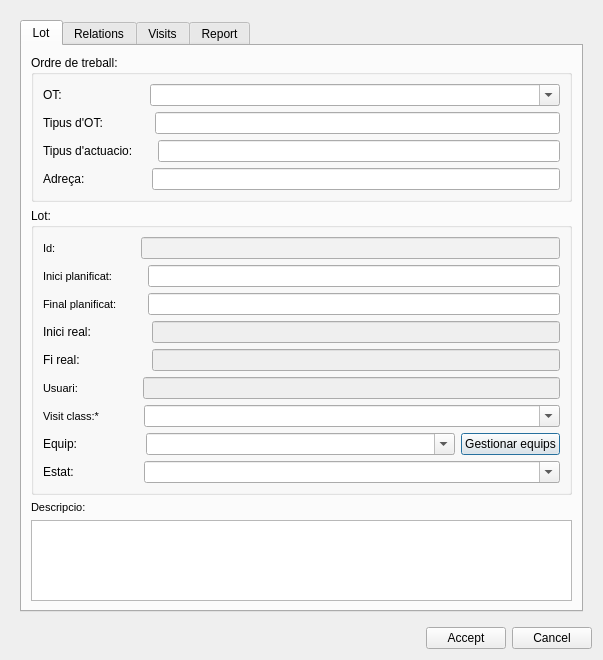
<?xml version="1.0" encoding="UTF-8"?>
<ui version="4.0">
 <class>add_lot</class>
 <widget class="QDialog" name="add_lot">
  <property name="geometry">
   <rect>
    <x>0</x>
    <y>0</y>
    <width>603</width>
    <height>660</height>
   </rect>
  </property>
  <property name="windowTitle">
   <string>Add lot</string>
  </property>
  <layout class="QVBoxLayout" name="verticalLayout_3">
   <item>
    <widget class="QWidget" name="centralwidget" native="true">
     <layout class="QVBoxLayout" name="verticalLayout_2">
      <item>
       <widget class="QTabWidget" name="tab_widget">
        <property name="currentIndex">
         <number>0</number>
        </property>
        <widget class="QWidget" name="LotTab">
         <attribute name="title">
          <string>Lot</string>
         </attribute>
         <layout class="QVBoxLayout" name="verticalLayout" stretch="0,0,0,0">
          <item>
           <widget class="QGroupBox" name="grb_ot">
            <property name="title">
             <string>Ordre de treball:</string>
            </property>
            <layout class="QGridLayout" name="gridLayout">
             <item row="3" column="0">
              <layout class="QHBoxLayout" name="horizontalLayout_5">
               <item>
                <widget class="QLabel" name="label_5">
                 <property name="text">
                  <string>OT:</string>
                 </property>
                </widget>
               </item>
               <item>
                <spacer name="horizontalSpacer_12">
                 <property name="orientation">
                  <enum>Qt::Horizontal</enum>
                 </property>
                 <property name="sizeType">
                  <enum>QSizePolicy::Fixed</enum>
                 </property>
                 <property name="sizeHint" stdset="0">
                  <size>
                   <width>82</width>
                   <height>20</height>
                  </size>
                 </property>
                </spacer>
               </item>
               <item>
                <widget class="QComboBox" name="cmb_ot">
                 <property name="sizePolicy">
                  <sizepolicy hsizetype="Expanding" vsizetype="Fixed">
                   <horstretch>0</horstretch>
                   <verstretch>0</verstretch>
                  </sizepolicy>
                 </property>
                 <property name="editable">
                  <bool>true</bool>
                 </property>
                </widget>
               </item>
              </layout>
             </item>
             <item row="4" column="0">
              <layout class="QHBoxLayout" name="horizontalLayout_17">
               <item>
                <widget class="QLabel" name="label_6">
                 <property name="text">
                  <string>Tipus d'OT:</string>
                 </property>
                </widget>
               </item>
               <item>
                <spacer name="horizontalSpacer_13">
                 <property name="orientation">
                  <enum>Qt::Horizontal</enum>
                 </property>
                 <property name="sizeType">
                  <enum>QSizePolicy::Fixed</enum>
                 </property>
                 <property name="sizeHint" stdset="0">
                  <size>
                   <width>46</width>
                   <height>20</height>
                  </size>
                 </property>
                </spacer>
               </item>
               <item>
                <widget class="QLineEdit" name="txt_ot_type"/>
               </item>
              </layout>
             </item>
             <item row="6" column="0">
              <layout class="QHBoxLayout" name="horizontalLayout_18">
               <item>
                <widget class="QLabel" name="label_7">
                 <property name="text">
                  <string>Adreça:</string>
                 </property>
                </widget>
               </item>
               <item>
                <spacer name="horizontalSpacer_14">
                 <property name="orientation">
                  <enum>Qt::Horizontal</enum>
                 </property>
                 <property name="sizeType">
                  <enum>QSizePolicy::Fixed</enum>
                 </property>
                 <property name="sizeHint" stdset="0">
                  <size>
                   <width>61</width>
                   <height>20</height>
                  </size>
                 </property>
                </spacer>
               </item>
               <item>
                <widget class="QLineEdit" name="txt_ot_address"/>
               </item>
              </layout>
             </item>
             <item row="5" column="0">
              <layout class="QHBoxLayout" name="horizontalLayout_19">
               <item>
                <widget class="QLabel" name="label_8">
                 <property name="text">
                  <string>Tipus d'actuacio:</string>
                 </property>
                </widget>
               </item>
               <item>
                <spacer name="horizontalSpacer_15">
                 <property name="orientation">
                  <enum>Qt::Horizontal</enum>
                 </property>
                 <property name="sizeType">
                  <enum>QSizePolicy::Fixed</enum>
                 </property>
                 <property name="sizeHint" stdset="0">
                  <size>
                   <width>19</width>
                   <height>20</height>
                  </size>
                 </property>
                </spacer>
               </item>
               <item>
                <widget class="QLineEdit" name="txt_wotype_id"/>
               </item>
              </layout>
             </item>
            </layout>
           </widget>
          </item>
          <item>
           <widget class="QGroupBox" name="grb_lot">
            <property name="title">
             <string>Lot:</string>
            </property>
            <layout class="QGridLayout" name="gridLayout_2">
             <item row="5" column="0">
              <layout class="QHBoxLayout" name="horizontalLayout_4" stretch="0,0,1">
               <item>
                <widget class="QLabel" name="label_node_type_5">
                 <property name="font">
                  <font>
                   <pointsize>8</pointsize>
                   <weight>50</weight>
                   <bold>false</bold>
                  </font>
                 </property>
                 <property name="frameShape">
                  <enum>QFrame::NoFrame</enum>
                 </property>
                 <property name="frameShadow">
                  <enum>QFrame::Plain</enum>
                 </property>
                 <property name="text">
                  <string>Usuari:</string>
                 </property>
                 <property name="textFormat">
                  <enum>Qt::AutoText</enum>
                 </property>
                 <property name="scaledContents">
                  <bool>false</bool>
                 </property>
                 <property name="alignment">
                  <set>Qt::AlignLeading|Qt::AlignLeft|Qt::AlignVCenter</set>
                 </property>
                 <property name="margin">
                  <number>3</number>
                 </property>
                </widget>
               </item>
               <item>
                <spacer name="horizontalSpacer_5">
                 <property name="orientation">
                  <enum>Qt::Horizontal</enum>
                 </property>
                 <property name="sizeType">
                  <enum>QSizePolicy::Fixed</enum>
                 </property>
                 <property name="sizeHint" stdset="0">
                  <size>
                   <width>59</width>
                   <height>20</height>
                  </size>
                 </property>
                </spacer>
               </item>
               <item>
                <widget class="QLineEdit" name="user_name">
                 <property name="enabled">
                  <bool>false</bool>
                 </property>
                 <property name="frame">
                  <bool>true</bool>
                 </property>
                 <property name="readOnly">
                  <bool>true</bool>
                 </property>
                </widget>
               </item>
              </layout>
             </item>
             <item row="0" column="0">
              <layout class="QHBoxLayout" name="horizontalLayout" stretch="0,0,1">
               <item>
                <widget class="QLabel" name="label_node_type">
                 <property name="font">
                  <font>
                   <pointsize>8</pointsize>
                   <weight>50</weight>
                   <bold>false</bold>
                  </font>
                 </property>
                 <property name="frameShape">
                  <enum>QFrame::NoFrame</enum>
                 </property>
                 <property name="frameShadow">
                  <enum>QFrame::Plain</enum>
                 </property>
                 <property name="text">
                  <string>Id:</string>
                 </property>
                 <property name="textFormat">
                  <enum>Qt::AutoText</enum>
                 </property>
                 <property name="scaledContents">
                  <bool>false</bool>
                 </property>
                 <property name="alignment">
                  <set>Qt::AlignLeading|Qt::AlignLeft|Qt::AlignVCenter</set>
                 </property>
                 <property name="margin">
                  <number>3</number>
                 </property>
                </widget>
               </item>
               <item>
                <spacer name="horizontalSpacer_2">
                 <property name="orientation">
                  <enum>Qt::Horizontal</enum>
                 </property>
                 <property name="sizeType">
                  <enum>QSizePolicy::Fixed</enum>
                 </property>
                 <property name="sizeHint" stdset="0">
                  <size>
                   <width>79</width>
                   <height>20</height>
                  </size>
                 </property>
                </spacer>
               </item>
               <item>
                <widget class="QLineEdit" name="lot_id">
                 <property name="enabled">
                  <bool>true</bool>
                 </property>
                 <property name="styleSheet">
                  <string notr="true">background: rgb(242, 242, 242);
                                                 color: rgb(100, 100, 100)</string>
                 </property>
                 <property name="frame">
                  <bool>true</bool>
                 </property>
                 <property name="readOnly">
                  <bool>true</bool>
                 </property>
                </widget>
               </item>
              </layout>
             </item>
             <item row="8" column="0">
              <layout class="QHBoxLayout" name="horizontalLayout_11" stretch="0,0,1">
               <item>
                <widget class="QLabel" name="label_2">
                 <property name="text">
                  <string>Estat:</string>
                 </property>
                 <property name="margin">
                  <number>3</number>
                 </property>
                </widget>
               </item>
               <item>
                <spacer name="horizontalSpacer_9">
                 <property name="orientation">
                  <enum>Qt::Horizontal</enum>
                 </property>
                 <property name="sizeType">
                  <enum>QSizePolicy::Fixed</enum>
                 </property>
                 <property name="sizeHint" stdset="0">
                  <size>
                   <width>64</width>
                   <height>20</height>
                  </size>
                 </property>
                </spacer>
               </item>
               <item>
                <widget class="QComboBox" name="cmb_status">
                 <property name="editable">
                  <bool>true</bool>
                 </property>
                 <property name="sizeAdjustPolicy">
                  <enum>QComboBox::AdjustToContents</enum>
                 </property>
                </widget>
               </item>
              </layout>
             </item>
             <item row="6" column="0">
              <layout class="QHBoxLayout" name="horizontalLayout_6" stretch="0,0,1">
               <item>
                <widget class="QLabel" name="label_flexunion_code_4">
                 <property name="font">
                  <font>
                   <pointsize>8</pointsize>
                  </font>
                 </property>
                 <property name="frameShape">
                  <enum>QFrame::NoFrame</enum>
                 </property>
                 <property name="frameShadow">
                  <enum>QFrame::Plain</enum>
                 </property>
                 <property name="text">
                  <string>Visit class:*</string>
                 </property>
                 <property name="textFormat">
                  <enum>Qt::AutoText</enum>
                 </property>
                 <property name="scaledContents">
                  <bool>false</bool>
                 </property>
                 <property name="alignment">
                  <set>Qt::AlignLeading|Qt::AlignLeft|Qt::AlignVCenter</set>
                 </property>
                 <property name="margin">
                  <number>3</number>
                 </property>
                </widget>
               </item>
               <item>
                <spacer name="horizontalSpacer_7">
                 <property name="orientation">
                  <enum>Qt::Horizontal</enum>
                 </property>
                 <property name="sizeType">
                  <enum>QSizePolicy::Fixed</enum>
                 </property>
                 <property name="sizeHint" stdset="0">
                  <size>
                   <width>38</width>
                   <height>20</height>
                  </size>
                 </property>
                </spacer>
               </item>
               <item>
                <widget class="QComboBox" name="cmb_visit_class">
                 <property name="editable">
                  <bool>true</bool>
                 </property>
                 <property name="sizeAdjustPolicy">
                  <enum>QComboBox::AdjustToContents</enum>
                 </property>
                </widget>
               </item>
              </layout>
             </item>
             <item row="2" column="0">
              <layout class="QHBoxLayout" name="horizontalLayout_3" stretch="0,0,0">
               <item>
                <widget class="QLabel" name="label_node_type_2">
                 <property name="minimumSize">
                  <size>
                   <width>80</width>
                   <height>0</height>
                  </size>
                 </property>
                 <property name="maximumSize">
                  <size>
                   <width>0</width>
                   <height>16777215</height>
                  </size>
                 </property>
                 <property name="font">
                  <font>
                   <pointsize>8</pointsize>
                   <weight>50</weight>
                   <bold>false</bold>
                  </font>
                 </property>
                 <property name="frameShape">
                  <enum>QFrame::NoFrame</enum>
                 </property>
                 <property name="frameShadow">
                  <enum>QFrame::Plain</enum>
                 </property>
                 <property name="text">
                  <string>Final planificat:</string>
                 </property>
                 <property name="textFormat">
                  <enum>Qt::AutoText</enum>
                 </property>
                 <property name="scaledContents">
                  <bool>false</bool>
                 </property>
                 <property name="alignment">
                  <set>Qt::AlignLeading|Qt::AlignLeft|Qt::AlignVCenter</set>
                 </property>
                 <property name="margin">
                  <number>3</number>
                 </property>
                </widget>
               </item>
               <item>
                <spacer name="horizontalSpacer_4">
                 <property name="orientation">
                  <enum>Qt::Horizontal</enum>
                 </property>
                 <property name="sizeType">
                  <enum>QSizePolicy::Fixed</enum>
                 </property>
                 <property name="sizeHint" stdset="0">
                  <size>
                   <width>19</width>
                   <height>20</height>
                  </size>
                 </property>
                </spacer>
               </item>
               <item>
                <widget class="QLineEdit" name="enddate"/>
               </item>
              </layout>
             </item>
             <item row="7" column="0">
              <layout class="QHBoxLayout" name="horizontalLayout_10" stretch="0,0,1,0">
               <item>
                <widget class="QLabel" name="label">
                 <property name="maximumSize">
                  <size>
                   <width>16777215</width>
                   <height>16777215</height>
                  </size>
                 </property>
                 <property name="text">
                  <string>Equip:</string>
                 </property>
                 <property name="margin">
                  <number>3</number>
                 </property>
                </widget>
               </item>
               <item>
                <spacer name="horizontalSpacer_8">
                 <property name="orientation">
                  <enum>Qt::Horizontal</enum>
                 </property>
                 <property name="sizeType">
                  <enum>QSizePolicy::Fixed</enum>
                 </property>
                 <property name="sizeHint" stdset="0">
                  <size>
                   <width>63</width>
                   <height>20</height>
                  </size>
                 </property>
                </spacer>
               </item>
               <item>
                <widget class="QComboBox" name="cmb_assigned_to">
                 <property name="editable">
                  <bool>true</bool>
                 </property>
                 <property name="sizeAdjustPolicy">
                  <enum>QComboBox::AdjustToContents</enum>
                 </property>
                </widget>
               </item>
               <item>
                <widget class="QPushButton" name="cmb_man_team">
                 <property name="text">
                  <string>Gestionar equips</string>
                 </property>
                </widget>
               </item>
              </layout>
             </item>
             <item row="1" column="0">
              <layout class="QHBoxLayout" name="horizontalLayout_2" stretch="0,0,0">
               <item>
                <widget class="QLabel" name="label_node_type_3">
                 <property name="minimumSize">
                  <size>
                   <width>80</width>
                   <height>0</height>
                  </size>
                 </property>
                 <property name="maximumSize">
                  <size>
                   <width>0</width>
                   <height>16777215</height>
                  </size>
                 </property>
                 <property name="font">
                  <font>
                   <pointsize>8</pointsize>
                   <weight>50</weight>
                   <bold>false</bold>
                  </font>
                 </property>
                 <property name="frameShape">
                  <enum>QFrame::NoFrame</enum>
                 </property>
                 <property name="frameShadow">
                  <enum>QFrame::Plain</enum>
                 </property>
                 <property name="text">
                  <string>Inici planificat:</string>
                 </property>
                 <property name="textFormat">
                  <enum>Qt::AutoText</enum>
                 </property>
                 <property name="scaledContents">
                  <bool>false</bool>
                 </property>
                 <property name="alignment">
                  <set>Qt::AlignLeading|Qt::AlignLeft|Qt::AlignVCenter</set>
                 </property>
                 <property name="margin">
                  <number>3</number>
                 </property>
                </widget>
               </item>
               <item>
                <spacer name="horizontalSpacer_3">
                 <property name="orientation">
                  <enum>Qt::Horizontal</enum>
                 </property>
                 <property name="sizeType">
                  <enum>QSizePolicy::Fixed</enum>
                 </property>
                 <property name="sizeHint" stdset="0">
                  <size>
                   <width>19</width>
                   <height>20</height>
                  </size>
                 </property>
                </spacer>
               </item>
               <item>
                <widget class="QLineEdit" name="startdate"/>
               </item>
              </layout>
             </item>
             <item row="4" column="0">
              <layout class="QHBoxLayout" name="horizontalLayout_16">
               <item>
                <widget class="QLabel" name="label_4">
                 <property name="text">
                  <string>Fi real:</string>
                 </property>
                </widget>
               </item>
               <item>
                <spacer name="horizontalSpacer_11">
                 <property name="orientation">
                  <enum>Qt::Horizontal</enum>
                 </property>
                 <property name="sizeType">
                  <enum>QSizePolicy::Fixed</enum>
                 </property>
                 <property name="sizeHint" stdset="0">
                  <size>
                   <width>66</width>
                   <height>20</height>
                  </size>
                 </property>
                </spacer>
               </item>
               <item>
                <widget class="QLineEdit" name="real_enddate">
                 <property name="enabled">
                  <bool>false</bool>
                 </property>
                 <property name="readOnly">
                  <bool>true</bool>
                 </property>
                </widget>
               </item>
              </layout>
             </item>
             <item row="3" column="0">
              <layout class="QHBoxLayout" name="horizontalLayout_15">
               <item>
                <widget class="QLabel" name="label_3">
                 <property name="text">
                  <string>Inici real:</string>
                 </property>
                </widget>
               </item>
               <item>
                <spacer name="horizontalSpacer_6">
                 <property name="orientation">
                  <enum>Qt::Horizontal</enum>
                 </property>
                 <property name="sizeType">
                  <enum>QSizePolicy::Fixed</enum>
                 </property>
                 <property name="sizeHint" stdset="0">
                  <size>
                   <width>55</width>
                   <height>20</height>
                  </size>
                 </property>
                </spacer>
               </item>
               <item>
                <widget class="QLineEdit" name="real_startdate">
                 <property name="enabled">
                  <bool>false</bool>
                 </property>
                 <property name="readOnly">
                  <bool>true</bool>
                 </property>
                </widget>
               </item>
              </layout>
             </item>
            </layout>
            <zorder></zorder>
            <zorder></zorder>
            <zorder></zorder>
            <zorder></zorder>
            <zorder></zorder>
            <zorder></zorder>
            <zorder></zorder>
            <zorder></zorder>
            <zorder></zorder>
           </widget>
          </item>
          <item>
           <widget class="QLabel" name="label_flexunion_code_5">
            <property name="font">
             <font>
              <pointsize>8</pointsize>
             </font>
            </property>
            <property name="frameShape">
             <enum>QFrame::NoFrame</enum>
            </property>
            <property name="frameShadow">
             <enum>QFrame::Plain</enum>
            </property>
            <property name="text">
             <string>Descripcio:</string>
            </property>
            <property name="textFormat">
             <enum>Qt::AutoText</enum>
            </property>
            <property name="scaledContents">
             <bool>false</bool>
            </property>
            <property name="alignment">
             <set>Qt::AlignLeading|Qt::AlignLeft|Qt::AlignVCenter</set>
            </property>
            <property name="margin">
             <number>3</number>
            </property>
           </widget>
          </item>
          <item>
           <widget class="QTextEdit" name="descript"/>
          </item>
         </layout>
        </widget>
        <widget class="QWidget" name="RelationsTab">
         <attribute name="title">
          <string>Relations</string>
         </attribute>
         <layout class="QVBoxLayout" name="verticalLayout_4">
          <item>
           <layout class="QHBoxLayout" name="horizontalLayout_8" stretch="0,1">
            <item>
             <widget class="QLabel" name="label_feature_type">
              <property name="font">
               <font>
                <pointsize>8</pointsize>
               </font>
              </property>
              <property name="frameShape">
               <enum>QFrame::NoFrame</enum>
              </property>
              <property name="frameShadow">
               <enum>QFrame::Plain</enum>
              </property>
              <property name="text">
               <string>Feature type:</string>
              </property>
              <property name="textFormat">
               <enum>Qt::AutoText</enum>
              </property>
              <property name="scaledContents">
               <bool>false</bool>
              </property>
              <property name="alignment">
               <set>Qt::AlignLeading|Qt::AlignLeft|Qt::AlignVCenter</set>
              </property>
              <property name="margin">
               <number>3</number>
              </property>
             </widget>
            </item>
            <item>
             <widget class="QComboBox" name="feature_type">
              <property name="editable">
               <bool>true</bool>
              </property>
              <property name="sizeAdjustPolicy">
               <enum>QComboBox::AdjustToContents</enum>
              </property>
             </widget>
            </item>
           </layout>
          </item>
          <item>
           <widget class="Line" name="line_2">
            <property name="orientation">
             <enum>Qt::Horizontal</enum>
            </property>
           </widget>
          </item>
          <item>
           <layout class="QHBoxLayout" name="horizontalLayout_9">
            <item>
             <widget class="QLineEdit" name="feature_id"/>
            </item>
            <item>
             <widget class="QToolButton" name="action_selector">
              <property name="text">
               <string>...</string>
              </property>
              <property name="popupMode">
               <enum>QToolButton::MenuButtonPopup</enum>
              </property>
              <property name="autoRaise">
               <bool>true</bool>
              </property>
             </widget>
            </item>
            <item>
             <widget class="QPushButton" name="btn_feature_insert">
              <property name="text">
               <string/>
              </property>
              <property name="icon">
               <iconset>
                <normaloff>../icons/111.png</normaloff>../icons/111.png</iconset>
              </property>
             </widget>
            </item>
            <item>
             <widget class="QPushButton" name="btn_feature_delete">
              <property name="text">
               <string/>
              </property>
              <property name="icon">
               <iconset>
                <normaloff>../icons/112.png</normaloff>../icons/112.png</iconset>
              </property>
             </widget>
            </item>
            <item>
             <widget class="QPushButton" name="btn_feature_snapping">
              <property name="text">
               <string/>
              </property>
              <property name="icon">
               <iconset>
                <normaloff>../icons/137.png</normaloff>../icons/137.png</iconset>
              </property>
             </widget>
            </item>
           </layout>
          </item>
          <item>
           <widget class="QTableView" name="tbl_relation">
            <property name="sortingEnabled">
             <bool>true</bool>
            </property>
           </widget>
          </item>
         </layout>
        </widget>
        <widget class="QWidget" name="VisitsTab">
         <attribute name="title">
          <string>Visits</string>
         </attribute>
         <layout class="QVBoxLayout" name="verticalLayout_5">
          <item>
           <layout class="QHBoxLayout" name="horizontalLayout_12">
            <item>
             <widget class="QLabel" name="lbl_filter">
              <property name="text">
               <string>Filtre per element id:</string>
              </property>
             </widget>
            </item>
            <item>
             <widget class="QLineEdit" name="txt_filter"/>
            </item>
            <item>
             <spacer name="horizontalSpacer_10">
              <property name="orientation">
               <enum>Qt::Horizontal</enum>
              </property>
              <property name="sizeHint" stdset="0">
               <size>
                <width>40</width>
                <height>20</height>
               </size>
              </property>
             </spacer>
            </item>
           </layout>
          </item>
          <item>
           <layout class="QHBoxLayout" name="horizontalLayout_13">
            <item>
             <layout class="QVBoxLayout" name="verticalLayout_8">
              <item>
               <widget class="QLabel" name="label_data_event_from">
                <property name="text">
                 <string>From:</string>
                </property>
               </widget>
              </item>
              <item>
               <widget class="QDateEdit" name="date_event_from">
                <property name="calendarPopup">
                 <bool>true</bool>
                </property>
               </widget>
              </item>
             </layout>
            </item>
            <item>
             <layout class="QVBoxLayout" name="verticalLayout_7">
              <item>
               <widget class="QLabel" name="label_data_event_to">
                <property name="text">
                 <string>To:</string>
                </property>
               </widget>
              </item>
              <item>
               <widget class="QDateEdit" name="date_event_to">
                <property name="date">
                 <date>
                  <year>3000</year>
                  <month>1</month>
                  <day>1</day>
                 </date>
                </property>
                <property name="calendarPopup">
                 <bool>true</bool>
                </property>
               </widget>
              </item>
             </layout>
            </item>
           </layout>
          </item>
          <item>
           <layout class="QHBoxLayout" name="horizontalLayout_14">
            <item>
             <widget class="QPushButton" name="btn_open_visit">
              <property name="text">
               <string>Open visit</string>
              </property>
             </widget>
            </item>
            <item>
             <widget class="QPushButton" name="btn_delete_visit">
              <property name="text">
               <string>Delete visit</string>
              </property>
             </widget>
            </item>
           </layout>
          </item>
          <item>
           <layout class="QHBoxLayout" name="horizontalLayout_21">
            <item>
             <spacer name="horizontalSpacer_16">
              <property name="orientation">
               <enum>Qt::Horizontal</enum>
              </property>
              <property name="sizeHint" stdset="0">
               <size>
                <width>40</width>
                <height>20</height>
               </size>
              </property>
             </spacer>
            </item>
            <item>
             <widget class="QPushButton" name="btn_validate_all">
              <property name="text">
               <string>Validar totes</string>
              </property>
             </widget>
            </item>
           </layout>
          </item>
          <item>
           <widget class="QTableView" name="tbl_visit">
            <property name="sortingEnabled">
             <bool>true</bool>
            </property>
           </widget>
          </item>
         </layout>
        </widget>
        <widget class="QWidget" name="ReportTab">
         <attribute name="title">
          <string>Report</string>
         </attribute>
        </widget>
       </widget>
      </item>
     </layout>
    </widget>
   </item>
   <item>
    <layout class="QHBoxLayout" name="horizontalLayout_7">
     <item>
      <spacer name="horizontalSpacer">
       <property name="orientation">
        <enum>Qt::Horizontal</enum>
       </property>
       <property name="sizeHint" stdset="0">
        <size>
         <width>40</width>
         <height>20</height>
        </size>
       </property>
      </spacer>
     </item>
     <item>
      <widget class="QPushButton" name="btn_accept">
       <property name="text">
        <string>Accept</string>
       </property>
      </widget>
     </item>
     <item>
      <widget class="QPushButton" name="btn_cancel">
       <property name="text">
        <string>Cancel</string>
       </property>
      </widget>
     </item>
    </layout>
   </item>
  </layout>
  <action name="actionT">
   <property name="text">
    <string>t</string>
   </property>
  </action>
 </widget>
 <tabstops>
  <tabstop>tab_widget</tabstop>
  <tabstop>lot_id</tabstop>
  <tabstop>user_name</tabstop>
  <tabstop>cmb_visit_class</tabstop>
  <tabstop>descript</tabstop>
  <tabstop>feature_type</tabstop>
  <tabstop>feature_id</tabstop>
  <tabstop>btn_feature_insert</tabstop>
  <tabstop>btn_feature_delete</tabstop>
  <tabstop>btn_feature_snapping</tabstop>
  <tabstop>tbl_relation</tabstop>
 </tabstops>
 <resources/>
 <connections/>
</ui>
